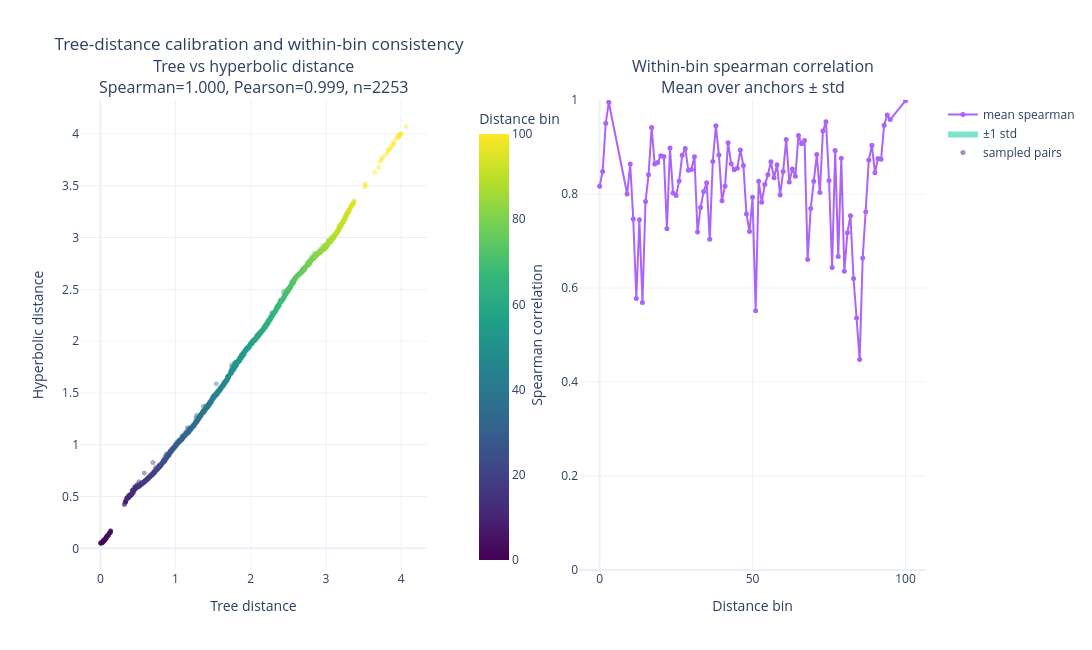

Here is the notebook cell this chart was saved with:
### Code cell
points_df, corr_summary_df, corr_per_anchor_df, fig = (
    plot_all_bins_scatter_with_bin_correlations_hyperbolic_plotly(
        model=model,
        D=D,
        sorted_ids=sorted_ids,
        bin_offsets=bin_offsets,
        node_ids=leaf_ids,
        num_anchors=1,
        samples_per_bin_per_anchor=25,
        device=DEVICE,
        eps=BALL_EPS,
        correlation_type="spearman",
    )
)

### Figure 1 — Plotly figure (JSON) as saved in the notebook; plotly's stock layout.template omitted (floating-point values rounded to 4 significant figures; data arrays with more than 128 entries replaced by an {"elided": "..."} marker saying what was removed)
{"data": [{"hoverinfo": "text", "marker": {"color": {"elided": "2253 int values"}, "colorbar": {"title": {"text": "Distance bin"}, "x": 0.46}, "colorscale": [[0, "#440154"], [0.1111, "#482878"], [0.2222, "#3e4989"], [0.3333, "#31688e"], [0.4444, "#26828e"], [0.5556, "#1f9e89"], [0.6667, "#35b779"], [0.7778, "#6ece58"], [0.8889, "#b5de2b"], [1, "#fde725"]], "opacity": 0.45, "size": 5}, "mode": "markers", "name": "sampled pairs", "text": {"elided": "2253 str values"}, "type": "scattergl", "x": {"elided": "2253 float values"}, "xaxis": "x", "y": {"elided": "2253 float values"}, "yaxis": "y"}, {"hoverinfo": "skip", "line": {"width": 0}, "mode": "lines", "showlegend": false, "type": "scatter", "x": [0, 1, 2, 3, 9, 10, 11, 12, 13, 14, 15, 16, 17, 18, 19, 20, 21, 22, 23, 24, 25, 26, 27, 28, 29, 30, 31, 32, 33, 34, 35, 36, 37, 38, 39, 40, 41, 42, 43, 44, 45, 46, 47, 48, 49, 50, 51, 52, 53, 54, 55, 56, 57, 58, 59, 60, 61, 62, 63, 64, 65, 66, 67, 68, 69, 70, 71, 72, 73, 74, 75, 76, 77, 78, 79, 80, 81, 82, 83, 84, 85, 86, 87, 88, 89, 90, 91, 92, 93, 94, 95, 100], "xaxis": "x2", "y": [0.8167, 0.8477, 0.9508, 0.9951, 0.8, 0.8638, 0.7469, 0.5777, 0.7454, 0.5692, 0.7838, 0.8408, 0.9415, 0.8638, 0.8669, 0.8815, 0.88, 0.7262, 0.8977, 0.8023, 0.7969, 0.8277, 0.8823, 0.8969, 0.8508, 0.8523, 0.8792, 0.7192, 0.7715, 0.8054, 0.8238, 0.7038, 0.8692, 0.9454, 0.8831, 0.7854, 0.8169, 0.9092, 0.8646, 0.8515, 0.8546, 0.8938, 0.8608, 0.7577, 0.72, 0.7931, 0.5515, 0.8269, 0.7823, 0.82, 0.8408, 0.8685, 0.8346, 0.8623, 0.7977, 0.8477, 0.9162, 0.8254, 0.8531, 0.8377, 0.9246, 0.9071, 0.9138, 0.6608, 0.7692, 0.8269, 0.8838, 0.8031, 0.9338, 0.9538, 0.8285, 0.6438, 0.8923, 0.6669, 0.8762, 0.6354, 0.7177, 0.7538, 0.62, 0.5362, 0.4477, 0.6638, 0.7623, 0.8723, 0.9038, 0.8454, 0.8754, 0.8738, 0.9462, 0.9679, 0.9583, 0.9985], "yaxis": "y2"}, {"fill": "tonexty", "hoverinfo": "skip", "line": {"width": 0}, "mode": "lines", "name": "±1 std", "opacity": 0.25, "type": "scatter", "x": [0, 1, 2, 3, 9, 10, 11, 12, 13, 14, 15, 16, 17, 18, 19, 20, 21, 22, 23, 24, 25, 26, 27, 28, 29, 30, 31, 32, 33, 34, 35, 36, 37, 38, 39, 40, 41, 42, 43, 44, 45, 46, 47, 48, 49, 50, 51, 52, 53, 54, 55, 56, 57, 58, 59, 60, 61, 62, 63, 64, 65, 66, 67, 68, 69, 70, 71, 72, 73, 74, 75, 76, 77, 78, 79, 80, 81, 82, 83, 84, 85, 86, 87, 88, 89, 90, 91, 92, 93, 94, 95, 100], "xaxis": "x2", "y": [0.8167, 0.8477, 0.9508, 0.9951, 0.8, 0.8638, 0.7469, 0.5777, 0.7454, 0.5692, 0.7838, 0.8408, 0.9415, 0.8638, 0.8669, 0.8815, 0.88, 0.7262, 0.8977, 0.8023, 0.7969, 0.8277, 0.8823, 0.8969, 0.8508, 0.8523, 0.8792, 0.7192, 0.7715, 0.8054, 0.8238, 0.7038, 0.8692, 0.9454, 0.8831, 0.7854, 0.8169, 0.9092, 0.8646, 0.8515, 0.8546, 0.8938, 0.8608, 0.7577, 0.72, 0.7931, 0.5515, 0.8269, 0.7823, 0.82, 0.8408, 0.8685, 0.8346, 0.8623, 0.7977, 0.8477, 0.9162, 0.8254, 0.8531, 0.8377, 0.9246, 0.9071, 0.9138, 0.6608, 0.7692, 0.8269, 0.8838, 0.8031, 0.9338, 0.9538, 0.8285, 0.6438, 0.8923, 0.6669, 0.8762, 0.6354, 0.7177, 0.7538, 0.62, 0.5362, 0.4477, 0.6638, 0.7623, 0.8723, 0.9038, 0.8454, 0.8754, 0.8738, 0.9462, 0.9679, 0.9583, 0.9985], "yaxis": "y2"}, {"hoverinfo": "text", "line": {"width": 2}, "marker": {"size": 5}, "mode": "lines+markers", "name": "mean spearman", "text": ["bin=0<br>mean=0.817<br>std=0.000<br>valid anchors=1<br>mean tree range=0.0313", "bin=1<br>mean=0.848<br>std=0.000<br>valid anchors=1<br>mean tree range=0.0328", "bin=2<br>mean=0.951<br>std=0.000<br>valid anchors=1<br>mean tree range=0.0334", "bin=3<br>mean=0.995<br>std=0.000<br>valid anchors=1<br>mean tree range=0.0320", "bin=9<br>mean=0.800<br>std=0.000<br>valid anchors=1<br>mean tree range=0.0274", "bin=10<br>mean=0.864<br>std=0.000<br>valid anchors=1<br>mean tree range=0.0317", "bin=11<br>mean=0.747<br>std=0.000<br>valid anchors=1<br>mean tree range=0.0272", "bin=12<br>mean=0.578<br>std=0.000<br>valid anchors=1<br>mean tree range=0.0328", "bin=13<br>mean=0.745<br>std=0.000<br>valid anchors=1<br>mean tree range=0.0335", "bin=14<br>mean=0.569<br>std=0.000<br>valid anchors=1<br>mean tree range=0.0335", "bin=15<br>mean=0.784<br>std=0.000<br>valid anchors=1<br>mean tree range=0.0337", "bin=16<br>mean=0.841<br>std=0.000<br>valid anchors=1<br>mean tree range=0.0332", "bin=17<br>mean=0.942<br>std=0.000<br>valid anchors=1<br>mean tree range=0.0338", "bin=18<br>mean=0.864<br>std=0.000<br>valid anchors=1<br>mean tree range=0.0300", "bin=19<br>mean=0.867<br>std=0.000<br>valid anchors=1<br>mean tree range=0.0326", "bin=20<br>mean=0.882<br>std=0.000<br>valid anchors=1<br>mean tree range=0.0318", "bin=21<br>mean=0.880<br>std=0.000<br>valid anchors=1<br>mean tree range=0.0346", "bin=22<br>mean=0.726<br>std=0.000<br>valid anchors=1<br>mean tree range=0.0317", "bin=23<br>mean=0.898<br>std=0.000<br>valid anchors=1<br>mean tree range=0.0346", "bin=24<br>mean=0.802<br>std=0.000<br>valid anchors=1<br>mean tree range=0.0327", "bin=25<br>mean=0.797<br>std=0.000<br>valid anchors=1<br>mean tree range=0.0326", "bin=26<br>mean=0.828<br>std=0.000<br>valid anchors=1<br>mean tree range=0.0319", "bin=27<br>mean=0.882<br>std=0.000<br>valid anchors=1<br>mean tree range=0.0316", "bin=28<br>mean=0.897<br>std=0.000<br>valid anchors=1<br>mean tree range=0.0338", "bin=29<br>mean=0.851<br>std=0.000<br>valid anchors=1<br>mean tree range=0.0334", "bin=30<br>mean=0.852<br>std=0.000<br>valid anchors=1<br>mean tree range=0.0351", "bin=31<br>mean=0.879<br>std=0.000<br>valid anchors=1<br>mean tree range=0.0304", "bin=32<br>mean=0.719<br>std=0.000<br>valid anchors=1<br>mean tree range=0.0320", "bin=33<br>mean=0.772<br>std=0.000<br>valid anchors=1<br>mean tree range=0.0322", "bin=34<br>mean=0.805<br>std=0.000<br>valid anchors=1<br>mean tree range=0.0322", "bin=35<br>mean=0.824<br>std=0.000<br>valid anchors=1<br>mean tree range=0.0337", "bin=36<br>mean=0.704<br>std=0.000<br>valid anchors=1<br>mean tree range=0.0311", "bin=37<br>mean=0.869<br>std=0.000<br>valid anchors=1<br>mean tree range=0.0331", "bin=38<br>mean=0.945<br>std=0.000<br>valid anchors=1<br>mean tree range=0.0306", "bin=39<br>mean=0.883<br>std=0.000<br>valid anchors=1<br>mean tree range=0.0312", "bin=40<br>mean=0.785<br>std=0.000<br>valid anchors=1<br>mean tree range=0.0332", "bin=41<br>mean=0.817<br>std=0.000<br>valid anchors=1<br>mean tree range=0.0307", "bin=42<br>mean=0.909<br>std=0.000<br>valid anchors=1<br>mean tree range=0.0322", "bin=43<br>mean=0.865<br>std=0.000<br>valid anchors=1<br>mean tree range=0.0332", "bin=44<br>mean=0.852<br>std=0.000<br>valid anchors=1<br>mean tree range=0.0344", "bin=45<br>mean=0.855<br>std=0.000<br>valid anchors=1<br>mean tree range=0.0329", "bin=46<br>mean=0.894<br>std=0.000<br>valid anchors=1<br>mean tree range=0.0286", "bin=47<br>mean=0.861<br>std=0.000<br>valid anchors=1<br>mean tree range=0.0322", "bin=48<br>mean=0.758<br>std=0.000<br>valid anchors=1<br>mean tree range=0.0271", "bin=49<br>mean=0.720<br>std=0.000<br>valid anchors=1<br>mean tree range=0.0269", "bin=50<br>mean=0.793<br>std=0.000<br>valid anchors=1<br>mean tree range=0.0333", "bin=51<br>mean=0.552<br>std=0.000<br>valid anchors=1<br>mean tree range=0.0344", "bin=52<br>mean=0.827<br>std=0.000<br>valid anchors=1<br>mean tree range=0.0304", "bin=53<br>mean=0.782<br>std=0.000<br>valid anchors=1<br>mean tree range=0.0339", "bin=54<br>mean=0.820<br>std=0.000<br>valid anchors=1<br>mean tree range=0.0267", "bin=55<br>mean=0.841<br>std=0.000<br>valid anchors=1<br>mean tree range=0.0338", "bin=56<br>mean=0.868<br>std=0.000<br>valid anchors=1<br>mean tree range=0.0325", "bin=57<br>mean=0.835<br>std=0.000<br>valid anchors=1<br>mean tree range=0.0317", "bin=58<br>mean=0.862<br>std=0.000<br>valid anchors=1<br>mean tree range=0.0335", "bin=59<br>mean=0.798<br>std=0.000<br>valid anchors=1<br>mean tree range=0.0336", "bin=60<br>mean=0.848<br>std=0.000<br>valid anchors=1<br>mean tree range=0.0334", "bin=61<br>mean=0.916<br>std=0.000<br>valid anchors=1<br>mean tree range=0.0330", "bin=62<br>mean=0.825<br>std=0.000<br>valid anchors=1<br>mean tree range=0.0332", "bin=63<br>mean=0.853<br>std=0.000<br>valid anchors=1<br>mean tree range=0.0343", "bin=64<br>mean=0.838<br>std=0.000<br>valid anchors=1<br>mean tree range=0.0326", "bin=65<br>mean=0.925<br>std=0.000<br>valid anchors=1<br>mean tree range=0.0311", "bin=66<br>mean=0.907<br>std=0.000<br>valid anchors=1<br>mean tree range=0.0341", "bin=67<br>mean=0.914<br>std=0.000<br>valid anchors=1<br>mean tree range=0.0328", "bin=68<br>mean=0.661<br>std=0.000<br>valid anchors=1<br>mean tree range=0.0320", "bin=69<br>mean=0.769<br>std=0.000<br>valid anchors=1<br>mean tree range=0.0297", "bin=70<br>mean=0.827<br>std=0.000<br>valid anchors=1<br>mean tree range=0.0309", "bin=71<br>mean=0.884<br>std=0.000<br>valid anchors=1<br>mean tree range=0.0339", "bin=72<br>mean=0.803<br>std=0.000<br>valid anchors=1<br>mean tree range=0.0339", "bin=73<br>mean=0.934<br>std=0.000<br>valid anchors=1<br>mean tree range=0.0297", "bin=74<br>mean=0.954<br>std=0.000<br>valid anchors=1<br>mean tree range=0.0337", "bin=75<br>mean=0.828<br>std=0.000<br>valid anchors=1<br>mean tree range=0.0346", "bin=76<br>mean=0.644<br>std=0.000<br>valid anchors=1<br>mean tree range=0.0304", "bin=77<br>mean=0.892<br>std=0.000<br>valid anchors=1<br>mean tree range=0.0308", "bin=78<br>mean=0.667<br>std=0.000<br>valid anchors=1<br>mean tree range=0.0323", "bin=79<br>mean=0.876<br>std=0.000<br>valid anchors=1<br>mean tree range=0.0334", "bin=80<br>mean=0.635<br>std=0.000<br>valid anchors=1<br>mean tree range=0.0337", "bin=81<br>mean=0.718<br>std=0.000<br>valid anchors=1<br>mean tree range=0.0318", "bin=82<br>mean=0.754<br>std=0.000<br>valid anchors=1<br>mean tree range=0.0323", "bin=83<br>mean=0.620<br>std=0.000<br>valid anchors=1<br>mean tree range=0.0335", "bin=84<br>mean=0.536<br>std=0.000<br>valid anchors=1<br>mean tree range=0.0323", "bin=85<br>mean=0.448<br>std=0.000<br>valid anchors=1<br>mean tree range=0.0313", "bin=86<br>mean=0.664<br>std=0.000<br>valid anchors=1<br>mean tree range=0.0345", "bin=87<br>mean=0.762<br>std=0.000<br>valid anchors=1<br>mean tree range=0.0326", "bin=88<br>mean=0.872<br>std=0.000<br>valid anchors=1<br>mean tree range=0.0315", "bin=89<br>mean=0.904<br>std=0.000<br>valid anchors=1<br>mean tree range=0.0317", "bin=90<br>mean=0.845<br>std=0.000<br>valid anchors=1<br>mean tree range=0.0290", "bin=91<br>mean=0.875<br>std=0.000<br>valid anchors=1<br>mean tree range=0.0321", "bin=92<br>mean=0.874<br>std=0.000<br>valid anchors=1<br>mean tree range=0.0329", "bin=93<br>mean=0.946<br>std=0.000<br>valid anchors=1<br>mean tree range=0.0349", "bin=94<br>mean=0.968<br>std=0.000<br>valid anchors=1<br>mean tree range=0.0324", "bin=95<br>mean=0.958<br>std=0.000<br>valid anchors=1<br>mean tree range=0.0294", "bin=100<br>mean=0.998<br>std=0.000<br>valid anchors=1<br>mean tree range=0.5480"], "type": "scatter", "x": [0, 1, 2, 3, 9, 10, 11, 12, 13, 14, 15, 16, 17, 18, 19, 20, 21, 22, 23, 24, 25, 26, 27, 28, 29, 30, 31, 32, 33, 34, 35, 36, 37, 38, 39, 40, 41, 42, 43, 44, 45, 46, 47, 48, 49, 50, 51, 52, 53, 54, 55, 56, 57, 58, 59, 60, 61, 62, 63, 64, 65, 66, 67, 68, 69, 70, 71, 72, 73, 74, 75, 76, 77, 78, 79, 80, 81, 82, 83, 84, 85, 86, 87, 88, 89, 90, 91, 92, 93, 94, 95, 100], "xaxis": "x2", "y": [0.8167, 0.8477, 0.9508, 0.9951, 0.8, 0.8638, 0.7469, 0.5777, 0.7454, 0.5692, 0.7838, 0.8408, 0.9415, 0.8638, 0.8669, 0.8815, 0.88, 0.7262, 0.8977, 0.8023, 0.7969, 0.8277, 0.8823, 0.8969, 0.8508, 0.8523, 0.8792, 0.7192, 0.7715, 0.8054, 0.8238, 0.7038, 0.8692, 0.9454, 0.8831, 0.7854, 0.8169, 0.9092, 0.8646, 0.8515, 0.8546, 0.8938, 0.8608, 0.7577, 0.72, 0.7931, 0.5515, 0.8269, 0.7823, 0.82, 0.8408, 0.8685, 0.8346, 0.8623, 0.7977, 0.8477, 0.9162, 0.8254, 0.8531, 0.8377, 0.9246, 0.9071, 0.9138, 0.6608, 0.7692, 0.8269, 0.8838, 0.8031, 0.9338, 0.9538, 0.8285, 0.6438, 0.8923, 0.6669, 0.8762, 0.6354, 0.7177, 0.7538, 0.62, 0.5362, 0.4477, 0.6638, 0.7623, 0.8723, 0.9038, 0.8454, 0.8754, 0.8738, 0.9462, 0.9679, 0.9583, 0.9985], "yaxis": "y2"}], "layout": {"annotations": [{"font": {"size": 16}, "showarrow": false, "text": "Tree vs hyperbolic distance<br>Spearman=1.000, Pearson=0.999, n=2253", "x": 0.205, "xanchor": "center", "xref": "paper", "y": 1, "yanchor": "bottom", "yref": "paper"}, {"font": {"size": 16}, "showarrow": false, "text": "Within-bin spearman correlation<br>Mean over anchors ± std", "x": 0.795, "xanchor": "center", "xref": "paper", "y": 1, "yanchor": "bottom", "yref": "paper"}], "height": 650, "title": {"text": "Tree-distance calibration and within-bin consistency"}, "width": 1400, "xaxis": {"anchor": "y", "domain": [0, 0.41], "title": {"text": "Tree distance"}}, "xaxis2": {"anchor": "y2", "domain": [0.59, 1], "title": {"text": "Distance bin"}}, "yaxis": {"anchor": "x", "domain": [0, 1], "title": {"text": "Hyperbolic distance"}}, "yaxis2": {"anchor": "x2", "domain": [0, 1], "range": [0, 1], "title": {"text": "Spearman correlation"}}}}
